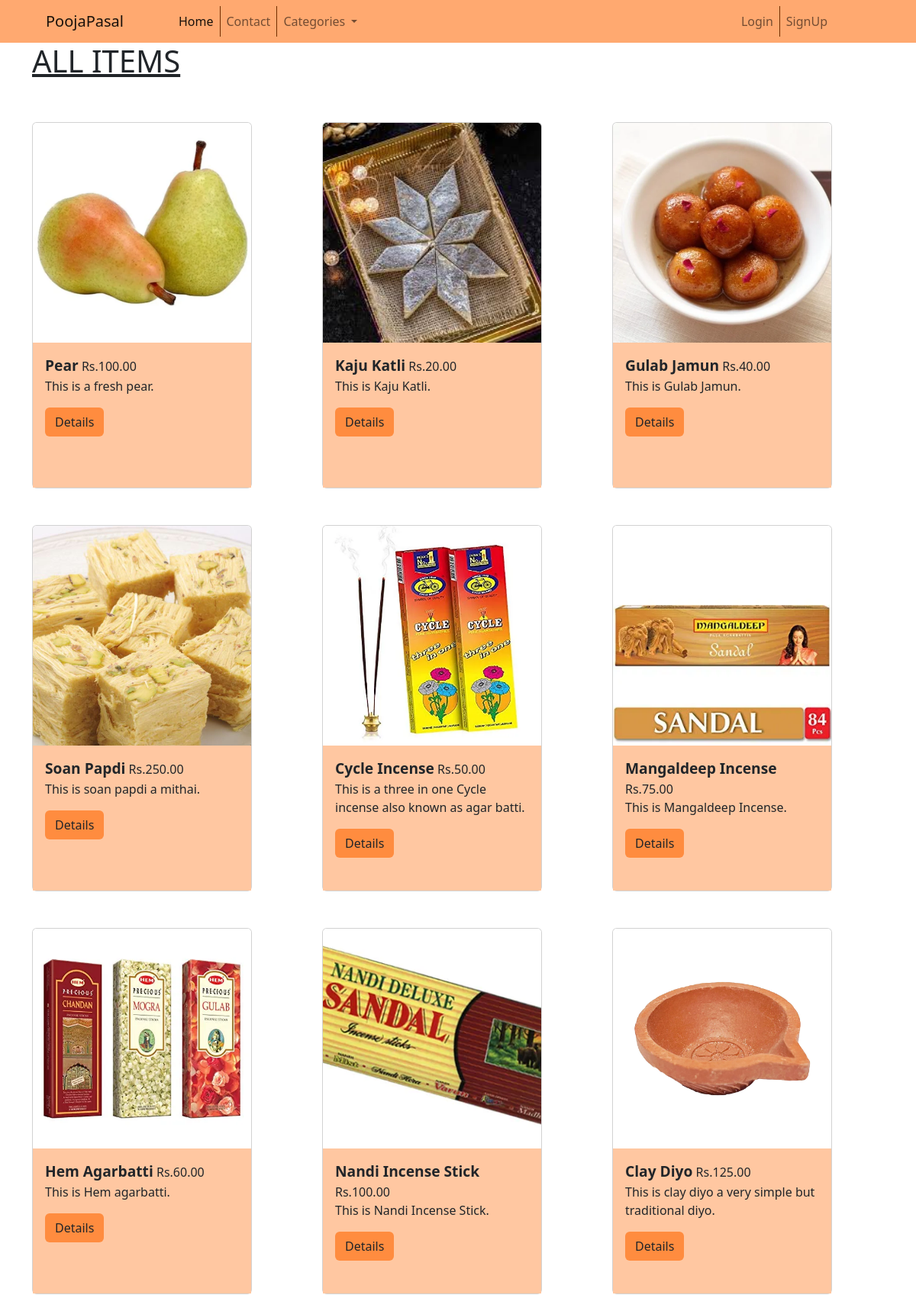
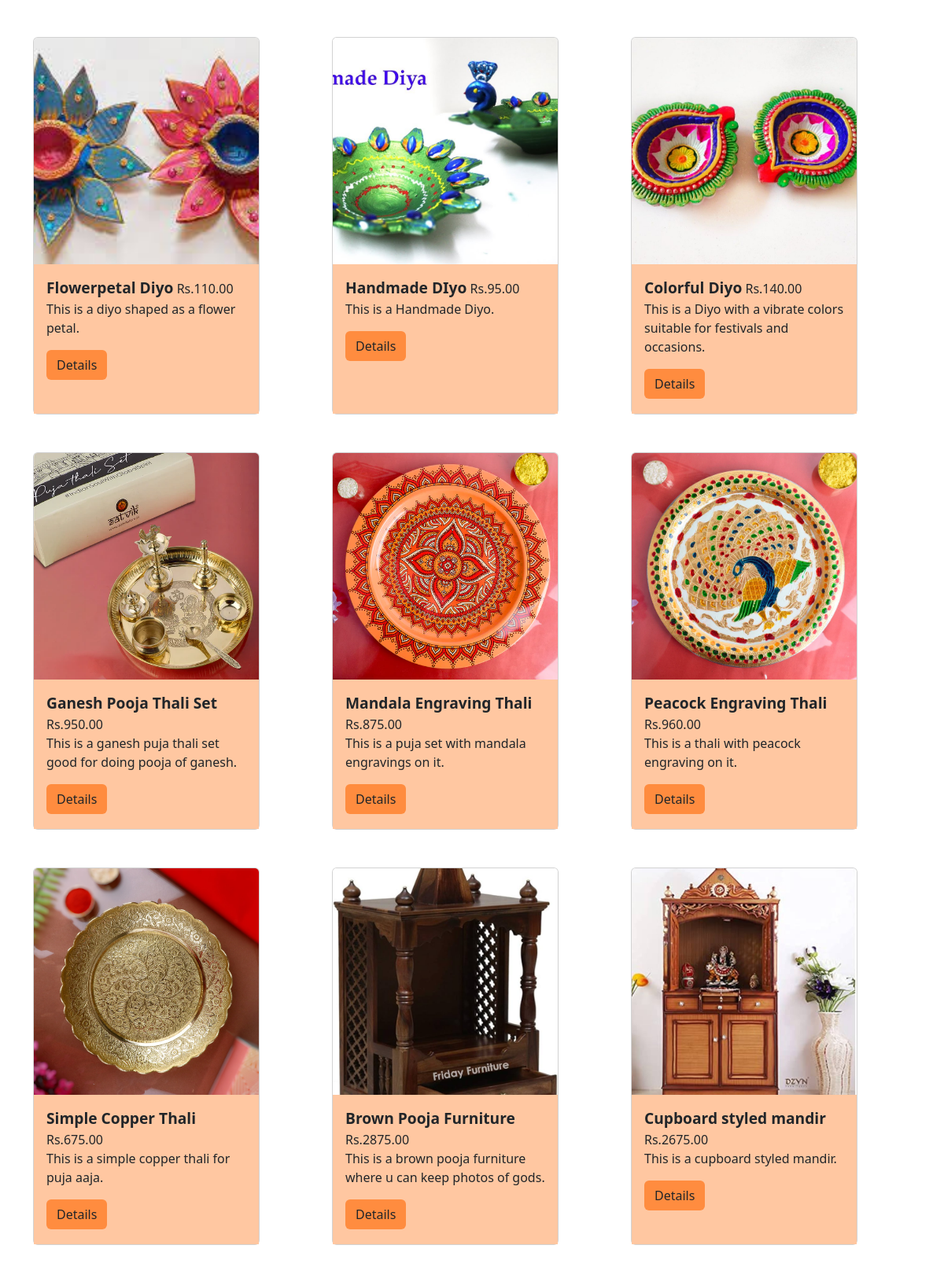
The page / (upper part) on the database its author committed (2 pictures, top to bottom).
### pooja/models.py (models this page shows, shortened)
class Product(models.Model):
    name = models.CharField(max_length=100)
    desc = models.TextField(max_length=500, null=True, blank=True)
    category = models.ForeignKey(Category, on_delete=models.SET_NULL, null=True)
    image = models.ImageField(upload_to="Product", default="nothing.jpg")
    price = models.DecimalField(max_digits=10, decimal_places=2, default=100.00)
    in_stock = models.BooleanField(default=True)
    class Meta:
        verbose_name_plural = "Products"

### pooja/views.py (the view)
# urls.py: path('', views.index, name="index"),
def index(request):
    user = request.user
    if request.user.is_authenticated:
        return redirect("home")
    category = Category.objects.all()
    product = Product.objects.all()
    context = {
        'category': category,
        'user': user,
        'product': product,
    }
    return render(request, "index.html", context)

### templates/index.html (shortened to what this page needs)
{% extends 'nav.html' %}
{% block body %}
    {% load static %}
    <h1 class="d-flex justify-content-start"><u>ALL ITEMS</u></h1>
    <div class="row">
        {% for p in product %}
            <div class="col-sm-4 card-space">
                <div class="card mt-5" style="width: 18rem; height: 30rem">
                    <img src="{{ p.image.url }}" class="card-img-top" alt="..."
                         style="object-fit: cover; height: 18rem;">
                    <div class="card-body bg-main" >
                        <span style="font-size: larger; font-weight: bold">{{ p.name }}</span>  Rs.{{ p.price }}
                        <p class="card-text">{{ p.desc }}.</p>
                        <a href="{% url "product_details" p.id %}" class="btn btn-details">Details</a>
                    </div>
                </div>
            </div>
        {% endfor %}
    </div>
{% endblock %}

### static/css/style2.css (style rules this page uses)
.btn-details { background-color: #ff8c3f }
.bg-main { background-color: #ffc7a1 }

### rows shown on the page
Product: image (picture), name "Pear", price "100.00", desc "This is a fresh pear"
Product: image (picture), name "Kaju Katli", price "20.00", desc "This is Kaju Katli"
Product: image (picture), name "Gulab Jamun", price "40.00", desc "This is Gulab Jamun"
Product: image (picture), name "Soan Papdi", price "250.00", desc "This is soan papdi a mithai"
Product: image (picture), name "Cycle Incense", price "50.00", desc "This is a three in one Cycle incense also known as agar batti"
Product: image (picture), name "Mangaldeep Incense", price "75.00", desc "This is Mangaldeep Incense"
Product: image (picture), name "Hem Agarbatti", price "60.00", desc "This is Hem agarbatti"
Product: image (picture), name "Nandi Incense Stick", price "100.00", desc "This is Nandi Incense Stick"
Product: image (picture), name "Clay Diyo", price "125.00", desc "This is clay diyo a very simple but traditional diyo"
Product: image (picture), name "Flowerpetal Diyo", price "110.00", desc "This is a diyo shaped as a flower petal"
Product: image (picture), name "Handmade DIyo", price "95.00", desc "This is a Handmade Diyo"
Product: image (picture), name "Colorful Diyo", price "140.00", desc "This is a Diyo with a vibrate colors suitable for festivals and occasions"
Product: image (picture), name "Ganesh Pooja Thali Set", price "950.00", desc "This is a ganesh puja thali set good for doing pooja of ganesh"
Product: image (picture), name "Mandala Engraving Thali", price "875.00", desc "This is a puja set with mandala engravings on it"
Product: image (picture), name "Peacock Engraving Thali", price "960.00", desc "This is a thali with peacock engraving on it"
Product: image (picture), name "Simple Copper Thali", price "675.00", desc "This is a simple copper thali for puja aaja"
Product: image (picture), name "Brown Pooja Furniture", price "2875.00", desc "This is a brown pooja furniture where u can keep photos of gods"
Product: image (picture), name "Cupboard styled mandir", price "2675.00", desc "This is a cupboard styled mandir"
